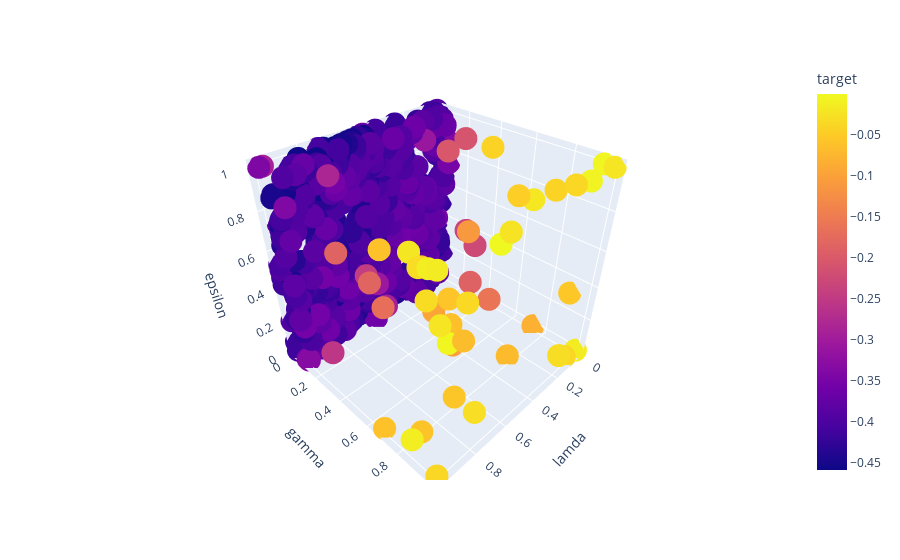

Write notebook code for a chart like this one.
### Code cell
px.scatter_3d(df, x = "lamda", y = "gamma", z = "epsilon", color = "target", hover_data = ["epsilon"])

### Figure 1 — Plotly figure (JSON) as saved in the notebook; plotly's stock layout.template omitted (floating-point values rounded to 4 significant figures; data arrays with more than 128 entries replaced by an {"elided": "..."} marker saying what was removed)
{"data": [{"hovertemplate": "lamda=%{x}<br>gamma=%{y}<br>epsilon=%{z}<br>target=%{marker.color}<extra></extra>", "legendgroup": "", "marker": {"color": {"elided": "806 float values"}, "coloraxis": "coloraxis", "symbol": "circle"}, "mode": "markers", "name": "", "scene": "scene", "showlegend": false, "type": "scatter3d", "x": {"elided": "806 float values"}, "y": {"elided": "806 float values"}, "z": {"elided": "806 float values"}}], "layout": {"coloraxis": {"colorbar": {"title": {"text": "target"}}, "colorscale": [[0, "#0d0887"], [0.1111, "#46039f"], [0.2222, "#7201a8"], [0.3333, "#9c179e"], [0.4444, "#bd3786"], [0.5556, "#d8576b"], [0.6667, "#ed7953"], [0.7778, "#fb9f3a"], [0.8889, "#fdca26"], [1, "#f0f921"]]}, "legend": {"tracegroupgap": 0}, "margin": {"t": 60}, "scene": {"domain": {"x": [0, 1], "y": [0, 1]}, "xaxis": {"title": {"text": "lamda"}}, "yaxis": {"title": {"text": "gamma"}}, "zaxis": {"title": {"text": "epsilon"}}}}}
